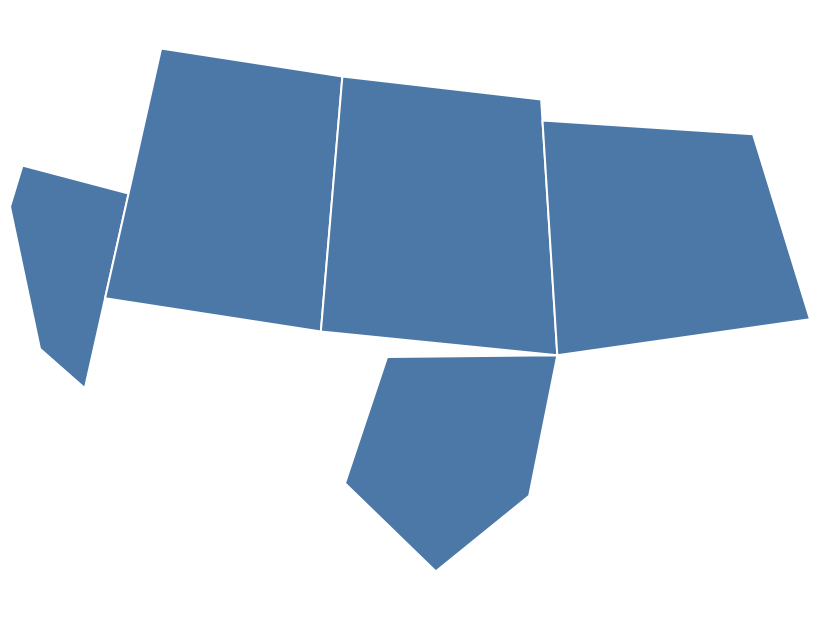

Write a Vega-Lite specification for this figure.
### Vega-Lite specification from a JSON file in a GitHub repository (floating-point values rounded to 4 significant figures)
{"$schema": "https://vega.github.io/schema/vega-lite/v6.json", "padding": 5, "autosize": "none", "width": 400, "height": 300, "data": {"values": {"type": "FeatureCollection", "features": [{"type": "Feature", "properties": {"name": "west", "value": 4, "cat": "a"}, "geometry": {"type": "Polygon", "coordinates": [[[-124, 42], [-117, 42], [-117, 32.7], [-120, 34], [-124, 40], [-124, 42]]]}}, {"type": "Feature", "properties": {"name": "mountain", "value": 7, "cat": "b"}, "geometry": {"type": "Polygon", "coordinates": [[[-117, 49], [-104, 49], [-104, 37], [-117, 37], [-117, 49]]]}}, {"type": "Feature", "properties": {"name": "plains", "value": 1, "cat": "a"}, "geometry": {"type": "Polygon", "coordinates": [[[-104, 49], [-90, 48], [-90, 36], [-104, 37], [-104, 49]]]}}, {"type": "Feature", "properties": {"name": "east", "value": 9, "cat": "b"}, "geometry": {"type": "Polygon", "coordinates": [[[-90, 47], [-76, 45], [-75, 36], [-90, 36], [-90, 47]]]}}, {"type": "Feature", "properties": {"name": "south", "value": 6, "cat": "a"}, "geometry": {"type": "Polygon", "coordinates": [[[-100, 36], [-90, 36], [-92, 29.5], [-97, 26], [-102, 30], [-100, 36]]]}}]}, "format": {"property": "features"}}, "projection": {"type": "albersUsa"}, "mark": {"type": "geoshape", "fill": "#4c78a8", "stroke": "white"}}
